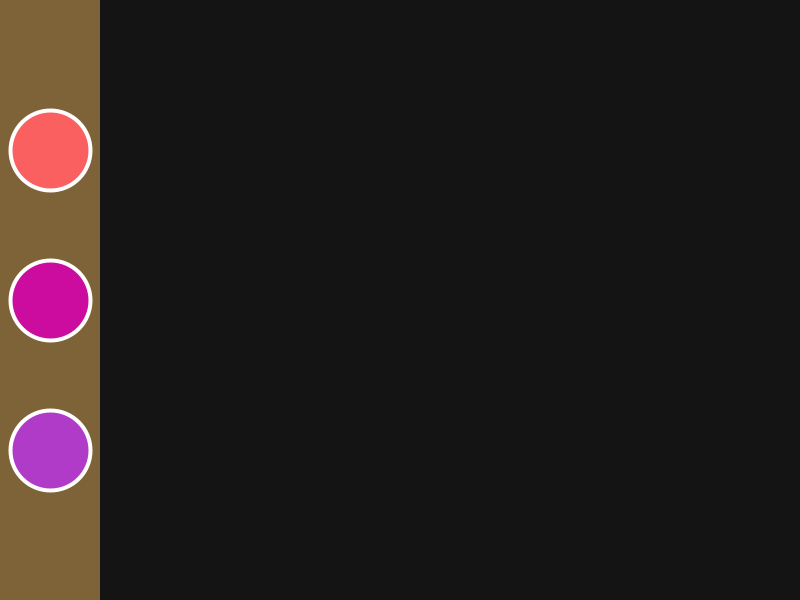
Frame 1 (no input)
Frame 60 (the mouse pressed at the canvas centre just before this capture): identical to frame 1, image omitted
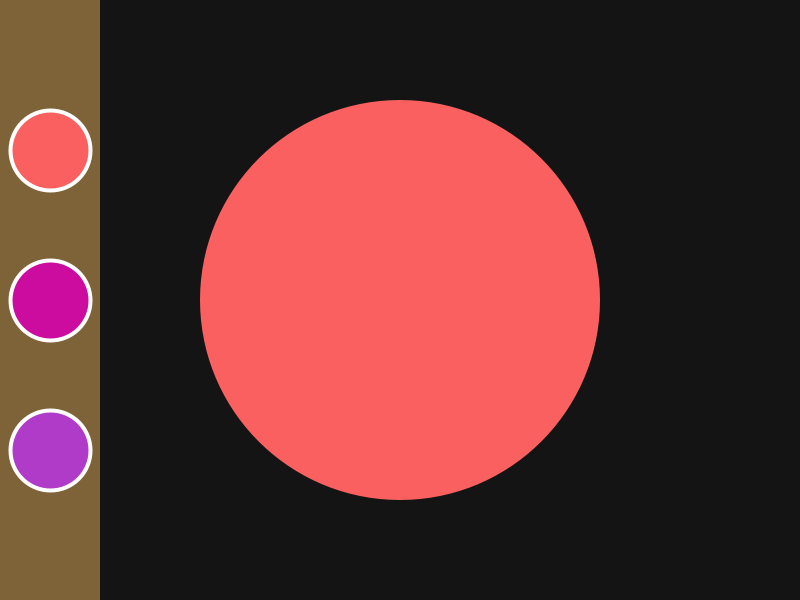
Frame 120 (the mouse held since frame 60 and released just before this capture)

The Processing sketch that drew these frames (run headless with seeded random() and noise(); from frame 60 on, the mouse is pressed at the canvas centre):

// Processing sketch: GervaisAlexandre_Exercice3
// ── GervaisAlexandre_Exercice3.pde
/*
 * Titre: EDM1700 Exercice 3: "Peinture à numéros"
 * Auteur: Alexandre Gervais
 * Version: 1.0
 * Instructions: Sélectionnez une des 3 couleurs qui ont chacun un pinceau associé
 *               en cliquant dessus. Cliquez sur la souris pendant que le canevas
 *               est survolé pour peinturer. Appuyez sur espace pour effacer.
 * Description du projet: Un canevas et des pinceaux pour peinturer.
 */
 
// Initiation des variables globales --------------------
// Couleurs de pinceaux
final color COL_RED = color(250,96,96);
final color COL_PINK = color(203,12,159);
final color COL_PURPLE = color(177,59,201);
// Variables liées à l'interface
final color COL_OVERLAY = color(126,99,56);
final color COL_CANVAS = color(20);
final color COL_SELECT_STROKE = color(255);
final int SELECT_STROKE_WIDTH = 4;
final float UI_WIDTH = 100;        // Largeur de la barre d'outils
final float UI_SELECT_Y = 150;     // Position Y des sélections
final float UI_SELECT_WIDTH = 80; // Largeur des sélections
// Couleurs de survol dans la barre d'outils
final color COL_SELECT_HOVER_RED = lerpColor(COL_RED,COL_CANVAS,0.2);
final color COL_SELECT_HOVER_PINK = lerpColor(COL_PINK,COL_CANVAS,0.2);
final color COL_SELECT_HOVER_PURPLE = lerpColor(COL_PURPLE,COL_CANVAS,0.2);
// Sélection de couleurs
int brushIndex = 0;  // Détermine le pinceau sélectionné

// Propriété de base --------------------
void setup() {
  size(800,600);
  background(COL_CANVAS);
}

void draw() {
  noStroke();
  float mouseDiffX = abs(mouseX-pmouseX);
  float mouseDiffY = abs(mouseY-pmouseY);
  // Dessiner sur le canevas --------------------
  if(mousePressed && mouseX>UI_WIDTH){
    if (brushIndex == 0) {
      // Pinceau Rouge ("Crosshair" de jeu vidéo)
      fill(COL_RED);
      for (float i=0; i<360; i+=90) {
        pushMatrix();
        translate(mouseX,mouseY);
        rotate(radians(i));
        rect(mouseDiffX/6*-1,mouseDiffX,mouseDiffX/3,mouseDiffX);
        popMatrix();
      }
      circle(mouseX,mouseY,mouseDiffX);
    } else if (brushIndex == 1) {
      // Pinceau Rose (Brush Strokes)
      stroke(COL_PINK);
      strokeWeight(mouseDiffX);
      line(pmouseX,pmouseY,mouseX,mouseY);
      noStroke();
    } else if (brushIndex == 2) {
      // Pinceau Violet (Carré)
      fill(COL_PURPLE);
      shapeMode(CENTER);
      square(mouseX,mouseY,mouseDiffY);
      shapeMode(CORNER);
    } else {
      // Au cas où l'index du pinceau est SOMEHOW hors de la range.
      println("BRUSH INDEX ERROR");
    }
  }
  // Réinitialise le canevas quand la barre d'espace est appuyée --------------------
  if (keyPressed && key == ' '){
    background(COL_CANVAS);
  }
  
  // Interface de sélection de couleurs --------------------
  fill(COL_OVERLAY);
  rect(0,0,UI_WIDTH,height);
  stroke(COL_SELECT_STROKE);
  strokeWeight(SELECT_STROKE_WIDTH);
  
  // Détection de survolement
  float distanceBrushRed = dist(mouseX,mouseY,UI_WIDTH/2,UI_SELECT_Y);
  float distanceBrushPink = dist(mouseX,mouseY,UI_WIDTH/2,UI_SELECT_Y*2);
  float distanceBrushPurple = dist(mouseX,mouseY,UI_WIDTH/2,UI_SELECT_Y*3);
  // Cercle UI Rouge
  if (distanceBrushRed<=UI_SELECT_WIDTH/2) { // Si survolé
    fill(COL_SELECT_HOVER_RED);
  } else { // Si non-survolé
    fill(COL_RED);
  }
  circle(UI_WIDTH/2,UI_SELECT_Y,UI_SELECT_WIDTH);
  // Cercle UI Rose
  if (distanceBrushPink<=UI_SELECT_WIDTH/2) { // Si survolé
    fill(COL_SELECT_HOVER_PINK);
  } else { // Si non-survolé
    fill(COL_PINK);
  }
  circle(UI_WIDTH/2,UI_SELECT_Y*2,UI_SELECT_WIDTH);
  // Cercle UI Violet
  if (distanceBrushPurple<=UI_SELECT_WIDTH/2) { // Si survolé
    fill(COL_SELECT_HOVER_PURPLE);
  } else { // Si non-survolé
    fill(COL_PURPLE);
  }
  circle(UI_WIDTH/2,UI_SELECT_Y*3,UI_SELECT_WIDTH);
  
  // Attribution de couleur
  if (distanceBrushRed<=UI_SELECT_WIDTH/2 && mousePressed) {
    brushIndex=0;
  } else if (distanceBrushPink<=UI_SELECT_WIDTH/2 && mousePressed) {
    brushIndex=1;
  } else if (distanceBrushPurple<=UI_SELECT_WIDTH/2 && mousePressed) {
    brushIndex=2;
  }
}
